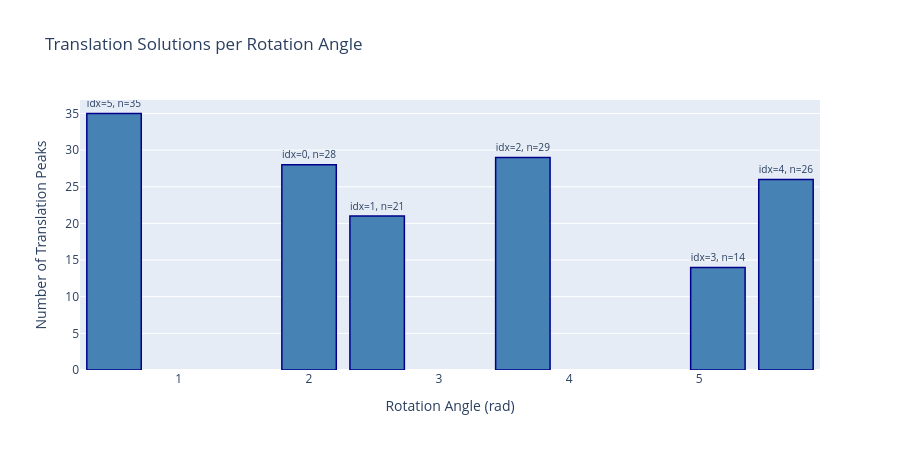

Notebook source saved alongside this figure:
### Markdown cell above
## Translation Solutions per Rotation Angle

Bar chart showing how many translation solutions were detected for each candidate rotation angle.

### Code cell
if data_meta and angle_data and len(rotation_order) > 0:
    fig = go.Figure()
    
    angles = [angle_data[i]['angle'] for i in rotation_order
              if i < len(angle_data)]
    num_trans = [angle_data[i]['numTranslations'] for i in rotation_order
                 if i < len(angle_data)]
    angle_indices = [angle_data[i]['angleIndex'] for i in rotation_order
                    if i < len(angle_data)]
    
    fig.add_trace(go.Bar(
        x=angles,
        y=num_trans,
        text=[f'idx={idx}, n={n}' for idx, n in zip(angle_indices, num_trans)],
        textposition='outside',
        marker_color='steelblue',
        marker_line_color='darkblue',
        marker_line_width=1.5,
        name='Translation Solutions'
    ))
    
    fig.update_xaxes(title_text='Rotation Angle (rad)')
    fig.update_yaxes(title_text='Number of Translation Peaks')
    fig.update_layout(height=450, width=900, title_text='Translation Solutions per Rotation Angle')
    fig.show()
else:
    print('No dataForReadIn.csv data available')

### Figure 1 — Plotly figure (JSON) as saved in the notebook; plotly's stock layout.template omitted (floating-point values rounded to 4 significant figures)
{"data": [{"marker": {"color": "steelblue", "line": {"color": "darkblue", "width": 1.5}}, "name": "Translation Solutions", "text": ["idx=5, n=35", "idx=0, n=28", "idx=1, n=21", "idx=2, n=29", "idx=3, n=14", "idx=4, n=26"], "textposition": "outside", "type": "bar", "x": [0.5031, 2.002, 2.525, 3.645, 5.143, 5.667], "y": [35, 28, 21, 29, 14, 26]}], "layout": {"height": 450, "title": {"text": "Translation Solutions per Rotation Angle"}, "width": 900, "xaxis": {"title": {"text": "Rotation Angle (rad)"}}, "yaxis": {"title": {"text": "Number of Translation Peaks"}}}}
